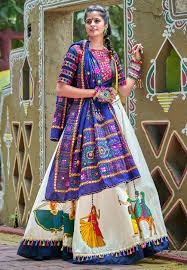
#> input picture images/final/ChaniyaCholis/chaniya_choli_painting_001.jpg, 187 x 270 px, found by its file name; its folder holds only this picture in this run
$ python final_project_code.py   (older library calls are emulated)
#> lines starting #> are read from the running program, lines starting #| are printed output that depends on the picture
import cv2
import os
import csv
import glob
import numpy as np
import pandas as pd
import mahotas
import warnings
from matplotlib import pyplot
from sklearn.preprocessing import LabelEncoder
from sklearn.preprocessing import MinMaxScaler
from sklearn.model_selection import train_test_split, cross_val_score
from sklearn.model_selection import KFold, StratifiedKFold
from sklearn.metrics import confusion_matrix, accuracy_score, classification_report
from sklearn.linear_model import LogisticRegression
from sklearn.tree import DecisionTreeClassifier
from sklearn.ensemble import RandomForestClassifier
from sklearn.neighbors import KNeighborsClassifier
from sklearn.discriminant_analysis import LinearDiscriminantAnalysis
from sklearn.naive_bayes import GaussianNB
from sklearn.svm import SVC
from sklearn.preprocessing import MinMaxScaler
from skimage.feature import local_binary_pattern, greycomatrix, greycoprops
from skimage.filters import gabor


#**************************************************************************************************************
#                                            FEATURE EXTRACTION
#**************************************************************************************************************

#-----------------------------------
# GLOBAL FEATURE EXTRACTION
#-----------------------------------

fixed_size       = tuple((500, 500))
train_path       = r'D:\SEM 4\PYTHON\innovative\dataset\final'
csv_data         = 'D:\SEM 4\PYTHON\innovative\output\data.csv'
csv_labels       = 'D:\SEM 4\PYTHON\innovative\output\labels.csv'
bins             = 8
train_labels = os.listdir(train_path)
train_labels.sort()
print(train_labels)
images_per_class = []
for category in train_labels:
    path = os.path.join(train_path,category)
    imgs = [os.path.join(path,f) for f in os.listdir(path) if f.endswith('.jpg')] #list of filenames for all jpg images in a directory.
    images_per_class.append(len(imgs))
print(images_per_class)

# feature-descriptor-1: Hu Moments
def fd_hu_moments(image):
    image = cv2.cvtColor(image, cv2.COLOR_BGR2GRAY)
    feature = cv2.HuMoments(cv2.moments(image)).flatten()
    return feature


# feature-descriptor-2: Haralick Texture
def fd_haralick(image):
    # convert the image to grayscale
    gray = cv2.cvtColor(image, cv2.COLOR_BGR2GRAY)
    # compute the haralick texture feature vector
    haralick = mahotas.features.haralick(gray).mean(axis=0)
    # return the result
    return haralick


# feature-descriptor-3: Color Histogram
def fd_histogram(image, mask=None):
    # convert the image to HSV color-space
    image = cv2.cvtColor(image, cv2.COLOR_BGR2HSV)
    # compute the color histogram
    hist  = cv2.calcHist([image], [0, 1, 2], None, [bins, bins, bins], [0, 256, 0, 256, 0, 256])
    # normalize the histogram
    cv2.normalize(hist, hist)
    # return the histogram
    return hist.flatten()

# [8 lines of commented-out code are left out]
def fd_other_features(image):
    image = cv2.cvtColor(image, cv2.COLOR_BGR2GRAY)
    # LBP
    feat_lbp = local_binary_pattern(image,5,2,'uniform')
    lbp_hist,_ = np.histogram(feat_lbp,8)
    lbp_hist = np.array(lbp_hist,dtype=float)
    lbp_prob = np.divide(lbp_hist,np.sum(lbp_hist))
    lbp_energy = np.nansum(lbp_prob**2)
    lbp_entropy = -np.nansum(np.multiply(lbp_prob,np.log2(lbp_prob)))
    # GLCM
    gCoMat = greycomatrix(image, [2], [0],256,symmetric=True, normed=True)
    contrast = greycoprops(gCoMat, prop='contrast')
    dissimilarity = greycoprops(gCoMat, prop='dissimilarity')
    homogeneity = greycoprops(gCoMat, prop='homogeneity')
    energy = greycoprops(gCoMat, prop='energy')
    correlation = greycoprops(gCoMat, prop='correlation')
    feat_glcm = np.array([contrast[0][0],dissimilarity[0][0],homogeneity[0][0],energy[0][0],correlation[0][0]])
    # Gabor filter
    gaborFilt_real,gaborFilt_imag = gabor(image,frequency=0.6)
    gaborFilt = (gaborFilt_real**2+gaborFilt_imag**2)//2
    gabor_hist,_ = np.histogram(gaborFilt,8)
    gabor_hist = np.array(gabor_hist,dtype=float)
    gabor_prob = np.divide(gabor_hist,np.sum(gabor_hist))
    gabor_energy = np.nansum(gabor_prob**2)
    gabor_entropy = -np.nansum(np.multiply(gabor_prob,np.log2(gabor_prob)))
    # Concatenating features(2+5+2)
    concat_feat = np.concatenate(([lbp_energy,lbp_entropy],feat_glcm,[gabor_energy,gabor_entropy]),axis=0)
    return concat_feat


# empty lists to hold feature vectors and labels
global_features = []
labels          = []

# loop over the training data sub-folders
for training_name in train_labels:
    # join the training data path and each species training folder
    dir = os.path.join(train_path, training_name)
    imgs = [os.path.join(dir,f) for f in os.listdir(dir) if f.endswith('.jpg')]
    # get the current training label
    current_label = training_name

    #for x in range(1,images_per_class[imgpcl]+1):
    # loop over the images in each sub-folder
    #for imgct in images_per_class:

    for image in imgs:
            # read the image and resize it to a fixed-size
        # read the image and resize it to a fixed-size
        image = cv2.imread(image)
#> image is the input picture: shape (270, 187, 3); mean B, G, R 108.2, 117.3, 128.6
        image = cv2.resize(image, fixed_size)
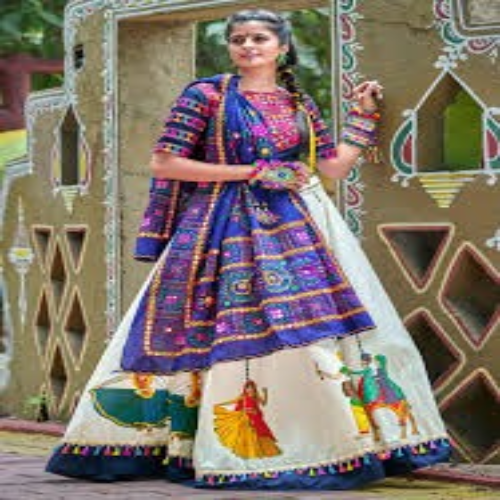
#> image: shape (500, 500, 3); mean B, G, R 108.1, 117.2, 128.4

            ####################################
            # Global Feature extraction
            ####################################
        fv_hu_moments = fd_hu_moments(image)
#> in fd_hu_moments, `image = cv2.cvtColor(image, cv2.COLOR_BGR2GRAY)`:
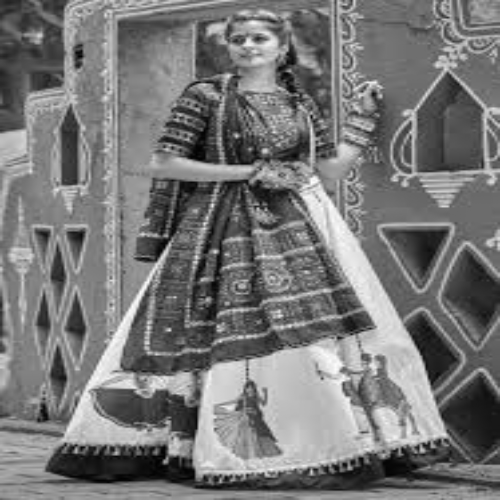
#> image: shape (500, 500); min 0, max 253, mean 119.5
#> in fd_hu_moments, `feature = cv2.HuMoments(cv2.moments(image)).flatten()`: feature = [0.00137, 9.15e-10, 2.13e-12, 2.33e-12, -8.62e-25, 4.34e-17, 5.13e-24]
#> fv_hu_moments has the same summary as feature in fd_hu_moments
#> (the run stopped early here; a loop or call above may not have finished)
